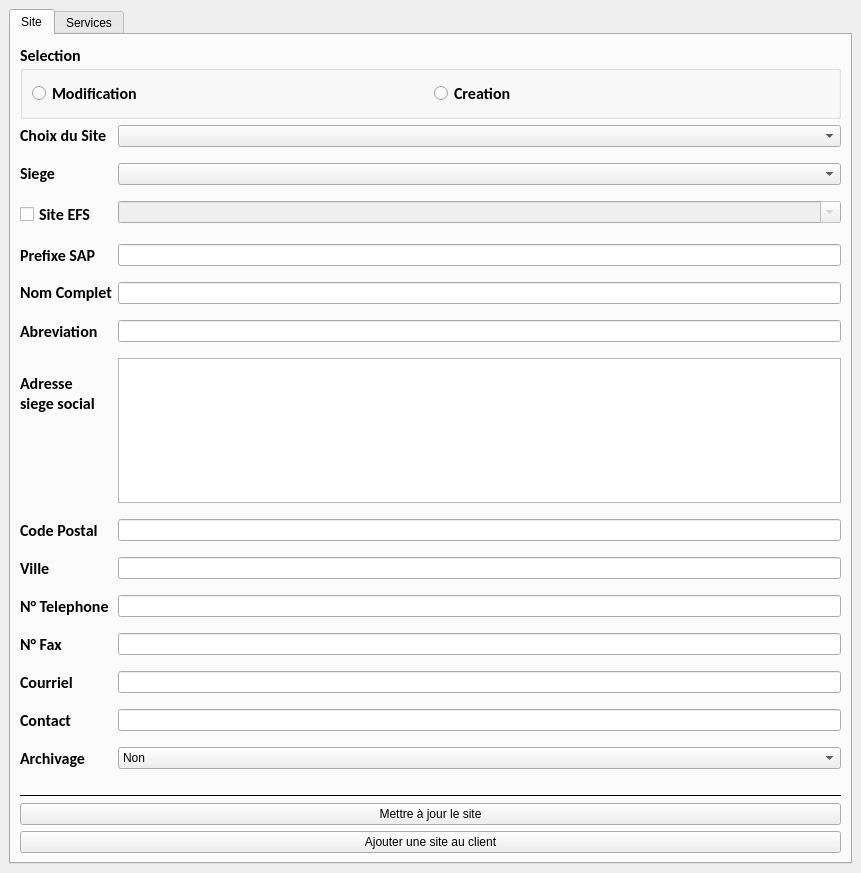
<?xml version="1.0" encoding="UTF-8"?>
<ui version="4.0">
 <class>Modification_Site_Client</class>
 <widget class="QMainWindow" name="Modification_Site_Client">
  <property name="geometry">
   <rect>
    <x>0</x>
    <y>0</y>
    <width>861</width>
    <height>873</height>
   </rect>
  </property>
  <property name="windowTitle">
   <string>Modification Site Client</string>
  </property>
  <widget class="QWidget" name="centralWidget">
   <layout class="QVBoxLayout" name="verticalLayout_4">
    <item>
     <widget class="QTabWidget" name="tabWidget">
      <property name="currentIndex">
       <number>0</number>
      </property>
      <widget class="QWidget" name="tab">
       <attribute name="title">
        <string>Site</string>
       </attribute>
       <layout class="QVBoxLayout" name="verticalLayout_6">
        <item>
         <widget class="QGroupBox" name="groupBox">
          <property name="font">
           <font>
            <family>Calibri</family>
            <pointsize>12</pointsize>
            <weight>75</weight>
            <bold>true</bold>
           </font>
          </property>
          <property name="title">
           <string>Selection </string>
          </property>
          <layout class="QHBoxLayout" name="horizontalLayout">
           <item>
            <widget class="QRadioButton" name="radioButton_modif">
             <property name="text">
              <string>Modification</string>
             </property>
             <property name="checkable">
              <bool>true</bool>
             </property>
             <property name="checked">
              <bool>false</bool>
             </property>
            </widget>
           </item>
           <item>
            <widget class="QRadioButton" name="radioButton_creation">
             <property name="text">
              <string>Creation</string>
             </property>
            </widget>
           </item>
          </layout>
         </widget>
        </item>
        <item>
         <layout class="QFormLayout" name="formLayout">
          <property name="fieldGrowthPolicy">
           <enum>QFormLayout::AllNonFixedFieldsGrow</enum>
          </property>
          <property name="horizontalSpacing">
           <number>6</number>
          </property>
          <property name="verticalSpacing">
           <number>16</number>
          </property>
          <item row="0" column="0">
           <widget class="QLabel" name="label_12">
            <property name="sizePolicy">
             <sizepolicy hsizetype="Preferred" vsizetype="Fixed">
              <horstretch>0</horstretch>
              <verstretch>2</verstretch>
             </sizepolicy>
            </property>
            <property name="font">
             <font>
              <family>Calibri</family>
              <pointsize>12</pointsize>
              <weight>75</weight>
              <bold>true</bold>
             </font>
            </property>
            <property name="text">
             <string>Choix du Site</string>
            </property>
           </widget>
          </item>
          <item row="0" column="1">
           <widget class="QComboBox" name="comboBox_select_Site"/>
          </item>
          <item row="1" column="0">
           <widget class="QLabel" name="label_10">
            <property name="sizePolicy">
             <sizepolicy hsizetype="Preferred" vsizetype="Fixed">
              <horstretch>0</horstretch>
              <verstretch>2</verstretch>
             </sizepolicy>
            </property>
            <property name="font">
             <font>
              <family>Calibri</family>
              <pointsize>12</pointsize>
              <weight>75</weight>
              <bold>true</bold>
             </font>
            </property>
            <property name="text">
             <string>Siege</string>
            </property>
           </widget>
          </item>
          <item row="1" column="1">
           <widget class="QComboBox" name="comboBox_select_client"/>
          </item>
          <item row="4" column="0">
           <widget class="QLabel" name="label">
            <property name="sizePolicy">
             <sizepolicy hsizetype="Preferred" vsizetype="Fixed">
              <horstretch>0</horstretch>
              <verstretch>2</verstretch>
             </sizepolicy>
            </property>
            <property name="font">
             <font>
              <family>Calibri</family>
              <pointsize>12</pointsize>
              <weight>75</weight>
              <bold>true</bold>
             </font>
            </property>
            <property name="text">
             <string>Nom Complet</string>
            </property>
           </widget>
          </item>
          <item row="4" column="1">
           <widget class="QLineEdit" name="lineEdit_client_nom">
            <property name="sizePolicy">
             <sizepolicy hsizetype="Expanding" vsizetype="Expanding">
              <horstretch>0</horstretch>
              <verstretch>0</verstretch>
             </sizepolicy>
            </property>
           </widget>
          </item>
          <item row="5" column="0">
           <widget class="QLabel" name="label_2">
            <property name="font">
             <font>
              <family>Calibri</family>
              <pointsize>12</pointsize>
              <weight>75</weight>
              <bold>true</bold>
             </font>
            </property>
            <property name="text">
             <string>Abreviation</string>
            </property>
           </widget>
          </item>
          <item row="5" column="1">
           <widget class="QLineEdit" name="lineEdit__client_abrev"/>
          </item>
          <item row="6" column="0">
           <widget class="QLabel" name="label_3">
            <property name="font">
             <font>
              <family>Calibri</family>
              <pointsize>12</pointsize>
              <weight>75</weight>
              <bold>true</bold>
             </font>
            </property>
            <property name="text">
             <string>Adresse 
siege social</string>
            </property>
           </widget>
          </item>
          <item row="6" column="1">
           <widget class="QTextEdit" name="textEdit_client_adresse"/>
          </item>
          <item row="7" column="0">
           <widget class="QLabel" name="label_4">
            <property name="font">
             <font>
              <family>Calibri</family>
              <pointsize>12</pointsize>
              <weight>75</weight>
              <bold>true</bold>
             </font>
            </property>
            <property name="text">
             <string>Code Postal</string>
            </property>
           </widget>
          </item>
          <item row="7" column="1">
           <widget class="QLineEdit" name="lineEdit__client_code_p"/>
          </item>
          <item row="8" column="0">
           <widget class="QLabel" name="label_5">
            <property name="font">
             <font>
              <family>Calibri</family>
              <pointsize>12</pointsize>
              <weight>75</weight>
              <bold>true</bold>
             </font>
            </property>
            <property name="text">
             <string>Ville</string>
            </property>
           </widget>
          </item>
          <item row="8" column="1">
           <widget class="QLineEdit" name="lineEdit__client_ville"/>
          </item>
          <item row="9" column="0">
           <widget class="QLabel" name="label_6">
            <property name="font">
             <font>
              <family>Calibri</family>
              <pointsize>12</pointsize>
              <weight>75</weight>
              <bold>true</bold>
             </font>
            </property>
            <property name="text">
             <string>N° Telephone</string>
            </property>
           </widget>
          </item>
          <item row="9" column="1">
           <widget class="QLineEdit" name="lineEdit__client_tel"/>
          </item>
          <item row="10" column="0">
           <widget class="QLabel" name="label_7">
            <property name="font">
             <font>
              <family>Calibri</family>
              <pointsize>12</pointsize>
              <weight>75</weight>
              <bold>true</bold>
             </font>
            </property>
            <property name="text">
             <string>N° Fax</string>
            </property>
           </widget>
          </item>
          <item row="10" column="1">
           <widget class="QLineEdit" name="lineEdit__client_fax"/>
          </item>
          <item row="11" column="0">
           <widget class="QLabel" name="label_8">
            <property name="font">
             <font>
              <family>Calibri</family>
              <pointsize>12</pointsize>
              <weight>75</weight>
              <bold>true</bold>
             </font>
            </property>
            <property name="text">
             <string>Courriel</string>
            </property>
           </widget>
          </item>
          <item row="11" column="1">
           <widget class="QLineEdit" name="lineEdit__client_courriel"/>
          </item>
          <item row="12" column="0">
           <widget class="QLabel" name="label_9">
            <property name="font">
             <font>
              <family>Calibri</family>
              <pointsize>12</pointsize>
              <weight>75</weight>
              <bold>true</bold>
             </font>
            </property>
            <property name="text">
             <string>Contact</string>
            </property>
           </widget>
          </item>
          <item row="12" column="1">
           <widget class="QLineEdit" name="lineEdit__client_contact"/>
          </item>
          <item row="13" column="0">
           <widget class="QLabel" name="label_11">
            <property name="font">
             <font>
              <family>Calibri</family>
              <pointsize>12</pointsize>
              <weight>75</weight>
              <bold>true</bold>
             </font>
            </property>
            <property name="text">
             <string>Archivage</string>
            </property>
           </widget>
          </item>
          <item row="13" column="1">
           <widget class="QComboBox" name="comboBox_archivage">
            <item>
             <property name="text">
              <string>Non</string>
             </property>
            </item>
            <item>
             <property name="text">
              <string>Oui</string>
             </property>
            </item>
           </widget>
          </item>
          <item row="14" column="0">
           <widget class="Line" name="line_2">
            <property name="orientation">
             <enum>Qt::Horizontal</enum>
            </property>
           </widget>
          </item>
          <item row="2" column="0">
           <widget class="QCheckBox" name="checkBox_2">
            <property name="font">
             <font>
              <family>Calibri</family>
              <pointsize>12</pointsize>
              <weight>75</weight>
              <bold>true</bold>
             </font>
            </property>
            <property name="text">
             <string>Site EFS</string>
            </property>
           </widget>
          </item>
          <item row="2" column="1">
           <widget class="QComboBox" name="comboBox_poste_tech_sap_efs">
            <property name="enabled">
             <bool>false</bool>
            </property>
            <property name="editable">
             <bool>true</bool>
            </property>
           </widget>
          </item>
          <item row="3" column="0">
           <widget class="QLabel" name="label_15">
            <property name="font">
             <font>
              <family>Calibri</family>
              <pointsize>12</pointsize>
              <weight>75</weight>
              <bold>true</bold>
             </font>
            </property>
            <property name="text">
             <string>Prefixe SAP</string>
            </property>
           </widget>
          </item>
          <item row="3" column="1">
           <widget class="QLineEdit" name="lineEdit_prefixe_sap"/>
          </item>
         </layout>
        </item>
        <item>
         <widget class="Line" name="line">
          <property name="enabled">
           <bool>true</bool>
          </property>
          <property name="minimumSize">
           <size>
            <width>0</width>
            <height>0</height>
           </size>
          </property>
          <property name="font">
           <font>
            <pointsize>12</pointsize>
           </font>
          </property>
          <property name="frameShadow">
           <enum>QFrame::Plain</enum>
          </property>
          <property name="lineWidth">
           <number>1</number>
          </property>
          <property name="midLineWidth">
           <number>0</number>
          </property>
          <property name="orientation">
           <enum>Qt::Horizontal</enum>
          </property>
         </widget>
        </item>
        <item>
         <layout class="QVBoxLayout" name="verticalLayout_3">
          <item>
           <widget class="QPushButton" name="pushButton_maj_site">
            <property name="text">
             <string>Mettre à jour le site</string>
            </property>
           </widget>
          </item>
          <item>
           <widget class="QPushButton" name="pushButton_ajoute_site">
            <property name="text">
             <string>Ajouter une site au client</string>
            </property>
           </widget>
          </item>
         </layout>
        </item>
       </layout>
      </widget>
      <widget class="QWidget" name="tab_2">
       <attribute name="title">
        <string>Services</string>
       </attribute>
       <layout class="QVBoxLayout" name="verticalLayout_2">
        <item>
         <layout class="QVBoxLayout" name="verticalLayout">
          <item>
           <widget class="QLabel" name="label_13">
            <property name="font">
             <font>
              <family>Calibri</family>
              <pointsize>12</pointsize>
              <weight>75</weight>
              <bold>true</bold>
             </font>
            </property>
            <property name="text">
             <string>Recapitulatif des Services du site</string>
            </property>
           </widget>
          </item>
          <item>
           <widget class="Tableview_donnees_fichier" name="tableView_services"/>
          </item>
         </layout>
        </item>
        <item>
         <layout class="QFormLayout" name="formLayout_3">
          <property name="fieldGrowthPolicy">
           <enum>QFormLayout::AllNonFixedFieldsGrow</enum>
          </property>
          <property name="horizontalSpacing">
           <number>6</number>
          </property>
          <property name="verticalSpacing">
           <number>16</number>
          </property>
          <item row="1" column="0">
           <widget class="QLabel" name="label_19">
            <property name="sizePolicy">
             <sizepolicy hsizetype="Preferred" vsizetype="Fixed">
              <horstretch>0</horstretch>
              <verstretch>2</verstretch>
             </sizepolicy>
            </property>
            <property name="font">
             <font>
              <family>Calibri</family>
              <pointsize>12</pointsize>
              <weight>75</weight>
              <bold>true</bold>
             </font>
            </property>
            <property name="text">
             <string>Nom Complet</string>
            </property>
           </widget>
          </item>
          <item row="1" column="1">
           <widget class="QLineEdit" name="lineEdit_service_nom">
            <property name="sizePolicy">
             <sizepolicy hsizetype="Expanding" vsizetype="Expanding">
              <horstretch>0</horstretch>
              <verstretch>0</verstretch>
             </sizepolicy>
            </property>
           </widget>
          </item>
          <item row="2" column="0">
           <widget class="QLabel" name="label_20">
            <property name="font">
             <font>
              <family>Calibri</family>
              <pointsize>12</pointsize>
              <weight>75</weight>
              <bold>true</bold>
             </font>
            </property>
            <property name="text">
             <string>Abreviation</string>
            </property>
           </widget>
          </item>
          <item row="2" column="1">
           <widget class="QLineEdit" name="lineEdit_service_abrev"/>
          </item>
          <item row="3" column="0">
           <widget class="QLabel" name="label_24">
            <property name="font">
             <font>
              <family>Calibri</family>
              <pointsize>12</pointsize>
              <weight>75</weight>
              <bold>true</bold>
             </font>
            </property>
            <property name="text">
             <string>N° Telephone</string>
            </property>
           </widget>
          </item>
          <item row="3" column="1">
           <widget class="QLineEdit" name="lineEdit_service_tel"/>
          </item>
          <item row="4" column="0">
           <widget class="QLabel" name="label_25">
            <property name="font">
             <font>
              <family>Calibri</family>
              <pointsize>12</pointsize>
              <weight>75</weight>
              <bold>true</bold>
             </font>
            </property>
            <property name="text">
             <string>N° Fax</string>
            </property>
           </widget>
          </item>
          <item row="4" column="1">
           <widget class="QLineEdit" name="lineEdit_service_fax"/>
          </item>
          <item row="5" column="0">
           <widget class="QLabel" name="label_26">
            <property name="font">
             <font>
              <family>Calibri</family>
              <pointsize>12</pointsize>
              <weight>75</weight>
              <bold>true</bold>
             </font>
            </property>
            <property name="text">
             <string>Courriel</string>
            </property>
           </widget>
          </item>
          <item row="5" column="1">
           <widget class="QLineEdit" name="lineEdit_service_courriel"/>
          </item>
          <item row="6" column="0">
           <widget class="QLabel" name="label_27">
            <property name="font">
             <font>
              <family>Calibri</family>
              <pointsize>12</pointsize>
              <weight>75</weight>
              <bold>true</bold>
             </font>
            </property>
            <property name="text">
             <string>Contact</string>
            </property>
           </widget>
          </item>
          <item row="6" column="1">
           <widget class="QLineEdit" name="lineEdit_service_contact"/>
          </item>
          <item row="7" column="0">
           <widget class="QLabel" name="label_14">
            <property name="font">
             <font>
              <family>Calibri</family>
              <pointsize>12</pointsize>
              <weight>75</weight>
              <bold>true</bold>
             </font>
            </property>
            <property name="text">
             <string>Archivage</string>
            </property>
           </widget>
          </item>
          <item row="7" column="1">
           <widget class="QComboBox" name="comboBox_archivage_service">
            <item>
             <property name="text">
              <string>Non</string>
             </property>
            </item>
            <item>
             <property name="text">
              <string>Oui</string>
             </property>
            </item>
           </widget>
          </item>
          <item row="0" column="0">
           <widget class="QCheckBox" name="checkBox">
            <property name="text">
             <string>Services EFS</string>
            </property>
           </widget>
          </item>
          <item row="0" column="1">
           <widget class="QComboBox" name="comboBox_service_efs">
            <property name="enabled">
             <bool>false</bool>
            </property>
            <property name="editable">
             <bool>true</bool>
            </property>
           </widget>
          </item>
         </layout>
        </item>
        <item>
         <widget class="Line" name="line_3">
          <property name="enabled">
           <bool>true</bool>
          </property>
          <property name="minimumSize">
           <size>
            <width>0</width>
            <height>0</height>
           </size>
          </property>
          <property name="font">
           <font>
            <pointsize>12</pointsize>
           </font>
          </property>
          <property name="frameShadow">
           <enum>QFrame::Plain</enum>
          </property>
          <property name="lineWidth">
           <number>1</number>
          </property>
          <property name="midLineWidth">
           <number>0</number>
          </property>
          <property name="orientation">
           <enum>Qt::Horizontal</enum>
          </property>
         </widget>
        </item>
        <item>
         <layout class="QVBoxLayout" name="verticalLayout_5">
          <item>
           <widget class="QPushButton" name="pushButton_maj_service">
            <property name="text">
             <string>Mettre à jour le service</string>
            </property>
           </widget>
          </item>
          <item>
           <widget class="QPushButton" name="pushButton_ajoute_service">
            <property name="text">
             <string>Ajouter un service au site</string>
            </property>
           </widget>
          </item>
         </layout>
        </item>
       </layout>
      </widget>
     </widget>
    </item>
   </layout>
  </widget>
 </widget>
 <customwidgets>
  <customwidget>
   <class>Tableview_donnees_fichier</class>
   <extends>QTableView</extends>
   <header>GUI.Clients.qtableview_service</header>
  </customwidget>
 </customwidgets>
 <resources>
  <include location="icones.qrc"/>
 </resources>
 <connections/>
</ui>
